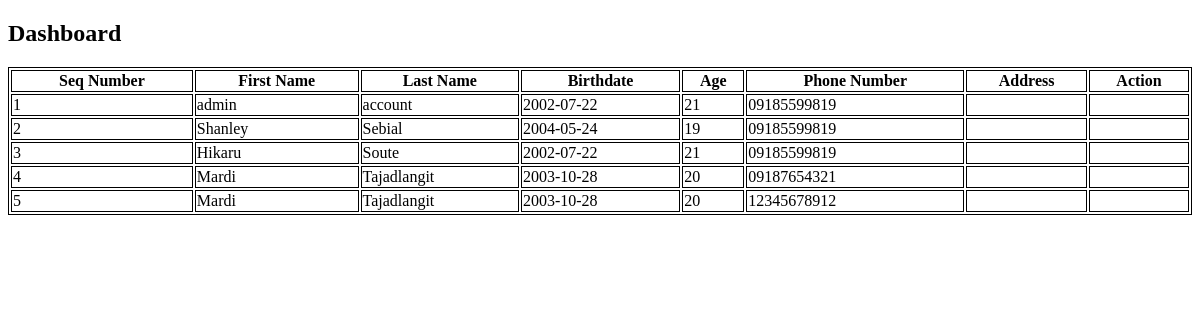
/dashboard.php, run on an earlier commit of the app's database.
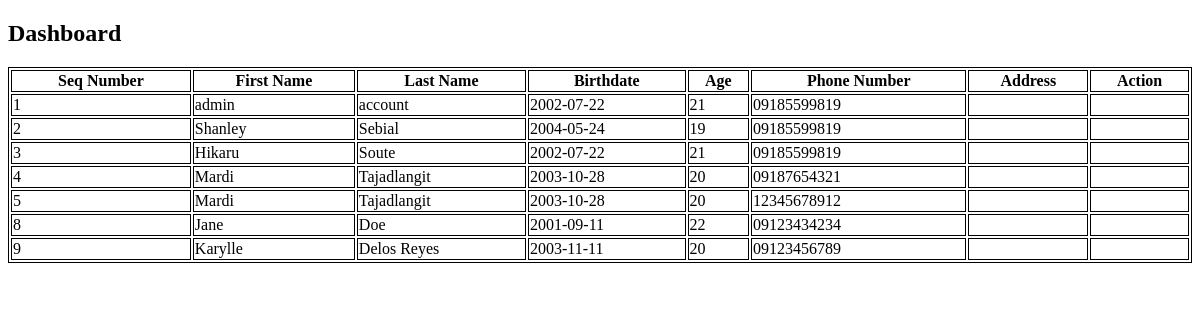
And on a later commit of the database.
### tables this page shows
CREATE TABLE `tbluserprofile` (
  `userID` int(5) NOT NULL,
  `firstname` varchar(20) NOT NULL,
  `lastname` varchar(20) NOT NULL,
  `birthdate` date NOT NULL,
  `age` int(2) NOT NULL,
  `phonenumber` varchar(11) NOT NULL,
  `addressID` int(5) NOT NULL
);

### dashboard.php (the view, shortened to what this page needs)
<?php
$mysqli = new mysqli('localhost', 'root', '', 'dbsebialf2') or die(mysqli_error($mysqli));
$resultset = $mysqli->query("SELECT * FROM tbluserprofile") or die($mysqli->error);
?>
<!DOCTYPE html>
<html lang="en">
<head>
</head>
<body>
<h2>Dashboard</h2>
<table style="width:100%">
    <tr>
        <th>Seq Number</th>
        <th>First Name</th>
        <th>Last Name</th>
        <th>Birthdate</th>
        <th>Age</th>
        <th>Phone Number</th>
        <th>Address</th>
        <th>Action</th>
    </tr>
    <?php while ($row = $resultset->fetch_assoc()): ?>
        <tr>
            <td><?php echo $row['userID']; ?></td>
            <td><?php echo $row['firstname']; ?></td>
            <td><?php echo $row['lastname']; ?></td>
            <td><?php echo $row['birthdate']; ?></td>
            <td><?php echo $row['age']; ?></td>
            <td><?php echo $row['phonenumber']; ?></td>
            <td><?php echo $row['address']; ?></td>
            <td></td>
        </tr>
    <?php endwhile; ?>
</table>
</body>
</html>

What changed in the data, as far as the page shows it:
added tbluserprofile: userID "8", firstname "Jane", lastname "Doe", birthdate "2001-09-11", age "22", phonenumber "09123434234"
added tbluserprofile: userID "9", firstname "Karylle", lastname "Delos Reyes", birthdate "2003-11-11", age "20", phonenumber "09123456789"
